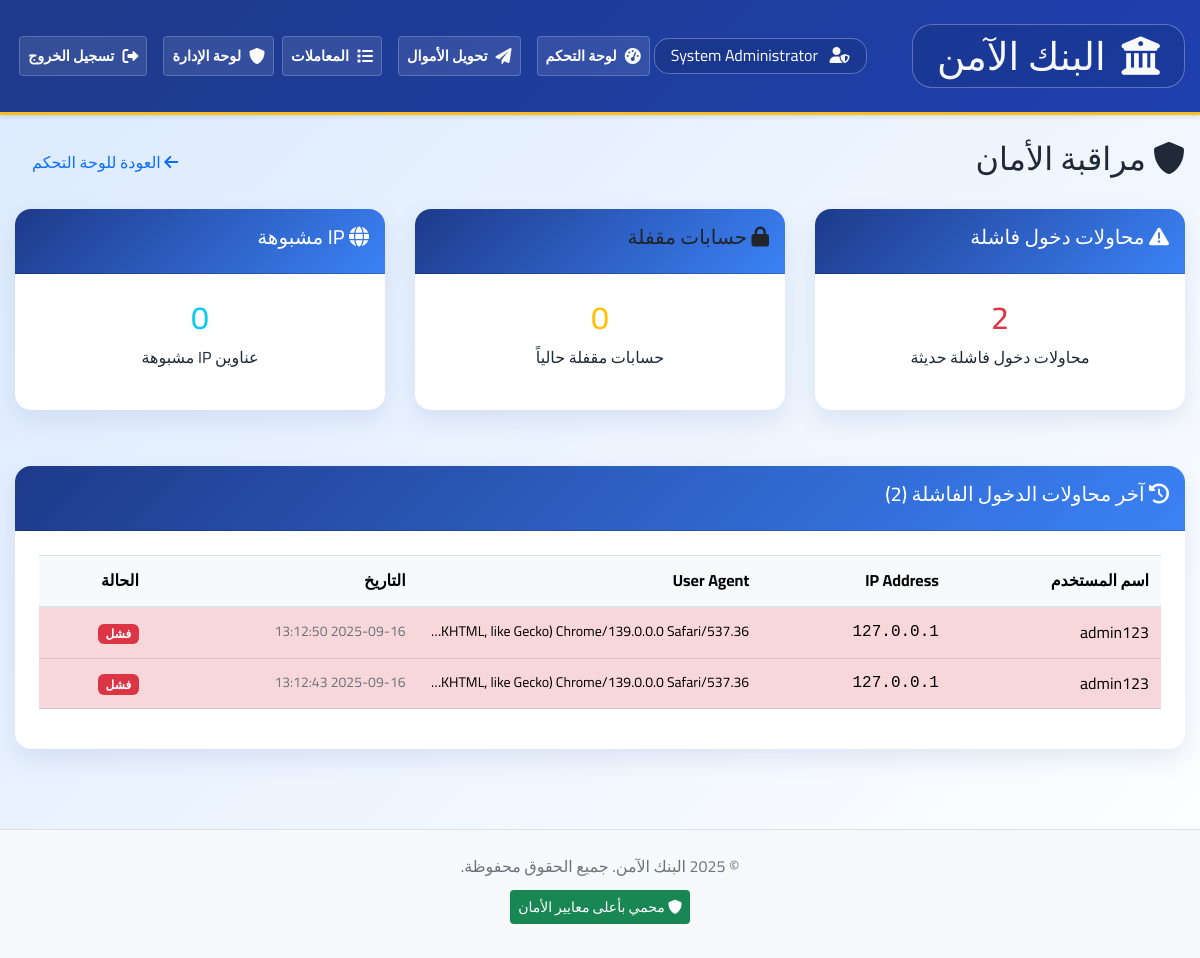
The page /admin/security (signed in) on the database its author committed.
### models/user.py (models this page shows, shortened)
class User(UserMixin, db.Model):
    __tablename__ = 'users'
    id = db.Column(db.Integer, primary_key=True)
    username = db.Column(db.String(80), unique=True, nullable=False, index=True)
    email = db.Column(db.String(120), unique=True, nullable=False, index=True)
    password_hash = db.Column(db.String(255), nullable=False)
    failed_login_attempts = db.Column(db.Integer, default=0)
    account_locked_until = db.Column(db.DateTime, nullable=True)
    last_login = db.Column(db.DateTime, nullable=True)
    created_at = db.Column(db.DateTime, default=datetime.utcnow)
    full_name = db.Column(db.String(100), nullable=False)
    phone = db.Column(db.String(20), nullable=True)
    is_active = db.Column(db.Boolean, default=True)
    role = db.Column(db.String(20), default='user')  # 'admin', 'user' الدور
    accounts = db.relationship('Account', backref='owner', lazy=True, cascade='all, delete-orphan')
    transactions = db.relationship('Transaction', backref='user', lazy=True)
    def is_admin(self):
        return self.role == 'admin'

class LoginAttempt(db.Model):
    __tablename__ = 'login_attempts'
    id = db.Column(db.Integer, primary_key=True)
    ip_address = db.Column(db.String(45), nullable=False, index=True)
    username = db.Column(db.String(80), nullable=True)
    success = db.Column(db.Boolean, nullable=False)
    attempted_at = db.Column(db.DateTime, default=datetime.utcnow)
    user_agent = db.Column(db.String(255), nullable=True)

### routes/admin.py (the view)
@admin_bp.route('/security')
@login_required
@admin_required
def security():
    failed_logins = LoginAttempt.query.filter_by(success=False).order_by(desc(LoginAttempt.attempted_at)).limit(50).all()
    locked_accounts = User.query.filter(User.account_locked_until > datetime.utcnow()).all()
    suspicious_ips = db.session.query(
        LoginAttempt.ip_address,
        func.count(LoginAttempt.id).label('attempt_count')
    ).filter(
        LoginAttempt.success == False,
        LoginAttempt.attempted_at >= datetime.utcnow() - timedelta(hours=24)
    ).group_by(LoginAttempt.ip_address).having(
        func.count(LoginAttempt.id) >= 5
    ).all()
    return render_template('admin/security.html',
                         failed_logins=failed_logins,
                         locked_accounts=locked_accounts,
                         suspicious_ips=suspicious_ips)

### templates/admin/security.html (shortened to what this page needs)
{% extends "base.html" %}
{% block content %}
<div class="row">
    <div class="col-12">
        <div class="d-flex justify-content-between align-items-center mb-4">
            <h2><i class="fas fa-shield-alt"></i> مراقبة الأمان</h2>
            <a href="{{ url_for('admin.dashboard') }}" class="btn btn-outline-primary">
                <i class="fas fa-arrow-left"></i> العودة للوحة التحكم
            </a>
        </div>
    </div>
</div>
<div class="row mb-4">
    <div class="col-md-4">
        <div class="card border-danger">
            <div class="card-header bg-danger text-white">
                <h5><i class="fas fa-exclamation-triangle"></i> محاولات دخول فاشلة</h5>
            </div>
            <div class="card-body text-center">
                <h2 class="text-danger">{{ failed_logins|length }}</h2>
                <p>محاولات دخول فاشلة حديثة</p>
            </div>
        </div>
    </div>
    <div class="col-md-4">
        <div class="card border-warning">
            <div class="card-header bg-warning text-dark">
                <h5><i class="fas fa-lock"></i> حسابات مقفلة</h5>
            </div>
            <div class="card-body text-center">
                <h2 class="text-warning">{{ locked_accounts|length }}</h2>
                <p>حسابات مقفلة حالياً</p>
            </div>
        </div>
    </div>
    <div class="col-md-4">
        <div class="card border-info">
            <div class="card-header bg-info text-white">
                <h5><i class="fas fa-globe"></i> IP مشبوهة</h5>
            </div>
            <div class="card-body text-center">
                <h2 class="text-info">{{ suspicious_ips|length }}</h2>
                <p>عناوين IP مشبوهة</p>
            </div>
        </div>
    </div>
</div>
<div class="row">
    <div class="col-12">
        <div class="card">
            <div class="card-header">
                <h5><i class="fas fa-history"></i> آخر محاولات الدخول الفاشلة ({{ failed_logins|length }})</h5>
            </div>
            <div class="card-body">
                {% if failed_logins %}
                <div class="table-responsive">
                    <table class="table table-hover">
                        <thead class="table-light">
                            <tr>
                                <th>اسم المستخدم</th>
                                <th>IP Address</th>
                                <th>User Agent</th>
                                <th>التاريخ</th>
                                <th>الحالة</th>
                            </tr>
                        </thead>
                        <tbody>
                            {% for attempt in failed_logins %}
                            <tr class="table-danger">
                                <td>{{ attempt.username or 'غير محدد' }}</td>
                                <td class="font-monospace">{{ attempt.ip_address }}</td>
                                <td class="small text-truncate" style="max-width: 200px;" title="{{ attempt.user_agent }}">
                                    {{ attempt.user_agent or '-' }}
                                </td>
                                <td class="text-muted small">{{ attempt.attempted_at.strftime('%Y-%m-%d %H:%M:%S') }}</td>
                                <td>
                                    <span class="badge bg-danger">فشل</span>
                                </td>
                            </tr>
                            {% endfor %}
                        </tbody>
                    </table>
                </div>
                {% else %}
                <div class="text-center py-4">
                    <i class="fas fa-shield-alt fa-3x text-success mb-3"></i>
                    <h5 class="text-success">لا توجد محاولات دخول فاشلة</h5>
                    <p class="text-muted">النظام آمن حالياً</p>
                </div>
                {% endif %}
            </div>
        </div>
    </div>
</div>
{% endblock %}

### templates/base.html (shortened to what this page needs)
<!DOCTYPE html>
<html lang="ar" dir="rtl">
<head>
    <link href="{{ url_for('static', filename='css/style.css') }}" rel="stylesheet">
    <link href="https://cdnjs.cloudflare.com/ajax/libs/font-awesome/6.0.0/css/all.min.css" rel="stylesheet">
</head>
<body>
    <nav class="navbar navbar-expand-lg navbar-dark bg-primary">
        <div class="container">
            <div class="d-flex w-100 justify-content-between align-items-center">
                <div class="d-flex align-items-center">
                    <div class="px-4 py-2" style="border: 1px solid rgba(255,255,255,0.3); background-color: rgba(0,0,0,0.1); border-radius: 20px; margin: 0.5rem 0;">
                        <span class="text-light d-flex align-items-center" style="font-size: 2.4rem; font-weight: 500; line-height: 1.2;">
                            <i class="fas fa-university me-3"></i>
                            البنك الآمن
                        </span>
                    </div>
                </div>
                {% if current_user.is_authenticated %}
                <div class="d-flex align-items-center">
                    <div class="user-display px-3 py-1" style="border: 1px solid rgba(255,255,255,0.3); background-color: rgba(0,0,0,0.1); border-radius: 15px;">
                        <span class="text-light">
                            <i class="fas {% if current_user.is_admin() %}fa-user-shield{% else %}fa-user{% endif %} me-2"></i>
                            {{ current_user.full_name }}
                        </span>
                    </div>
                </div>
                {% else %}
                <div></div>
                {% endif %}
            </div>
            <div class="collapse navbar-collapse" id="navbarNav">
                <ul class="navbar-nav me-auto">
                    {% if current_user.is_authenticated %}
                        <li class="nav-item">
                            <a class="nav-link" href="{{ url_for('dashboard.index') }}">
                                <i class="fas fa-tachometer-alt"></i> لوحة التحكم
                            </a>
                        </li>
                        <li class="nav-item">
                            <a class="nav-link" href="{{ url_for('dashboard.transfer') }}">
                                <i class="fas fa-paper-plane"></i> تحويل الأموال
                            </a>
                        </li>
                        <li class="nav-item">
                            <a class="nav-link" href="{{ url_for('dashboard.transactions') }}">
                                <i class="fas fa-list"></i> المعاملات
                            </a>
                        </li>
                    {% endif %}
                </ul>
                <ul class="navbar-nav">
                    {% if current_user.is_authenticated %}
                        {% if current_user.is_admin() %}
                        <li class="nav-item">
                            <a class="nav-link" href="{{ url_for('admin.dashboard') }}">
                                <i class="fas fa-shield-alt"></i> لوحة الإدارة
                            </a>
                        </li>
                        {% endif %}
                        <li class="nav-item">
                            <a class="nav-link" href="{{ url_for('auth.logout') }}">
                                <i class="fas fa-sign-out-alt"></i> تسجيل الخروج
                            </a>
                        </li>
                    </ul>
                    {% endif %}
            </div>
        </div>
    </nav>
    <main class="container mt-4">
        {% block content %}{% endblock %}
    </main>
    <footer class="bg-light text-center text-muted py-4 mt-5">
        <div class="container">
            <p>&copy; 2025 البنك الآمن. جميع الحقوق محفوظة.</p>
            <p class="small">
                <span class="security-badge">
                    <i class="fas fa-shield-alt"></i> محمي بأعلى معايير الأمان
                </span>
            </p>
        </div>
    </footer>
</body>
</html>

### static/css/style.css (style rules this page uses)
:root { --primary-blue: #1e3a8a; --secondary-blue: #3b82f6; --accent-gold: #fbbf24; --dark-blue: #1e40af; --light-blue: #dbeafe; --success-green: #059669; --warning-orange: #d97706; --danger-red: #dc2626; --neutral-gray: #6b7280; --light-gray: #f9fafb; --white: #ffffff; --text-dark: #1f2937; }
body { font-family: 'Cairo', 'Segoe UI', Tahoma, Geneva, Verdana, sans-serif; background: linear-gradient(135deg, var(--light-blue) 0%, var(--white) 100%); direction: rtl; text-align: right; color: var(--text-dark); line-height: 1.6; }
.navbar { background: linear-gradient(135deg, var(--primary-blue) 0%, var(--dark-blue) 100%) !important; padding: 1rem 0; box-shadow: 0 4px 12px rgba(30, 58, 138, 0.15); border-bottom: 3px solid var(--accent-gold); }
.navbar-nav .nav-link, .navbar-nav span.nav-link { color: var(--white) !important; font-weight: 600; padding: 0.6rem 1.2rem; margin: 0 0.3rem; border-radius: 25px; transition: all 0.3s ease; position: relative; white-space: nowrap; font-size: 0.9rem; text-decoration: none !important; background: rgba(255, 255, 255, 0.1); border: 1px solid rgba(255, 255, 255, 0.2); backdrop-filter: blur(10px); }
.navbar-nav .nav-link i { margin-left: 0.5rem; font-size: 1rem; }
.navbar-collapse { display: flex; flex-direction: row; align-items: center; justify-content: space-between; }
.navbar-nav { display: flex; flex-direction: row; align-items: center; gap: 0.5rem; margin-bottom: 0; }
.navbar-nav.me-auto { flex-direction: row; margin-right: auto; }
.navbar-nav:last-child { margin-left: auto; margin-bottom: 0; }
.navbar-nav .nav-item { display: flex; align-items: center; }
.navbar-nav .nav-link, .navbar-nav span.nav-link { display: flex; align-items: center; height: auto; line-height: 1.5; }
.card { background: var(--white); box-shadow: 0 10px 25px rgba(30, 58, 138, 0.1); border: none; border-radius: 1rem; margin-bottom: 2rem; overflow: hidden; transition: all 0.3s ease; }
.card-header { background: linear-gradient(135deg, var(--primary-blue) 0%, var(--secondary-blue) 100%); color: var(--white); border: none; padding: 1.5rem; font-weight: 700; font-size: 1.2rem; }
.card-body { padding: 2rem; }
.security-badge { background-color: #198754; color: white; padding: 0.25rem 0.5rem; border-radius: 0.25rem; font-size: 0.875rem; }
.navbar { padding: 1rem 0; box-shadow: 0 2px 4px rgba(0,0,0,.1); }
.navbar-nav .nav-link { padding: 0.5rem 1rem; margin: 0 0.25rem; border-radius: 0.25rem; }
.card-header { background-color: #f8f9fa; border-bottom: 1px solid rgba(0,0,0,.125); padding: 1rem; font-weight: 600; }
.card-body { padding: 1.5rem; }
.btn { padding: 0.5rem 1rem; border-radius: 0.375rem; font-weight: 500; text-decoration: none; display: inline-block; text-align: center; vertical-align: middle; cursor: pointer; border: 1px solid transparent; transition: all 0.15s ease-in-out; }
.container { max-width: 1200px; margin: 0 auto; padding: 0 15px; }
.row { display: flex; flex-wrap: wrap; margin: 0 -15px; }
.col-12 { flex: 0 0 100%; max-width: 100%; }
.col-md-4 { flex: 0 0 33.333333%; max-width: 33.333333%; }
[class*="col-"] { padding: 0 15px; }
.text-center { text-align: center; }
.mb-4 { margin-bottom: 1.5rem; }
.mt-4 { margin-top: 1.5rem; }
.mt-5 { margin-top: 3rem; }
.py-4 { padding-top: 1.5rem; padding-bottom: 1.5rem; }
.d-flex { display: flex; }
.justify-content-between { justify-content: space-between; }
.align-items-center { align-items: center; }
.bg-primary { background-color: #0d6efd; color: white; }
.bg-info { background-color: #0dcaf0; color: black; }
.bg-warning { background-color: #ffc107; color: black; }
.bg-danger { background-color: #dc3545; color: white; }
.bg-light { background-color: #f8f9fa; }
.text-info { color: #0dcaf0; }
.text-warning { color: #ffc107; }
.text-danger { color: #dc3545; }
.text-muted { color: #6c757d; }
.text-white { color: white; }
.table { width: 100%; margin-bottom: 1rem; color: #212529; border-collapse: collapse; }
.table th, .table td { padding: 0.75rem; vertical-align: top; border-top: 1px solid #dee2e6; }
.table thead th { vertical-align: bottom; border-bottom: 2px solid #dee2e6; background-color: #f8f9fa; }
.badge { display: inline-block; padding: 0.35em 0.65em; font-size: 0.75em; font-weight: 700; line-height: 1; color: #fff; text-align: center; white-space: nowrap; vertical-align: baseline; border-radius: 0.375rem; }
footer { margin-top: 2rem; padding: 2rem 0; background-color: #f8f9fa; border-top: 1px solid #dee2e6; }

### rows shown on the page
User: full_name "System Administrator"
LoginAttempt: username "admin123", ip_address "127.0.0.1", user_agent "Mozilla/5.0 (Windows NT 10.0; Win64; x64) AppleWebKit/537.36 (KHTML, like Gecko) Chrome/139.0.0.0 Safari/537.…", attempted_at "2025-09-16 13:12:50"
LoginAttempt: username "admin123", ip_address "127.0.0.1", user_agent "Mozilla/5.0 (Windows NT 10.0; Win64; x64) AppleWebKit/537.36 (KHTML, like Gecko) Chrome/139.0.0.0 Safari/537.…", attempted_at "2025-09-16 13:12:43"

### other values the page prints
{{ failed_logins|length }} "2"
{{ locked_accounts|length }} "0"
{{ suspicious_ips|length }} "0"
